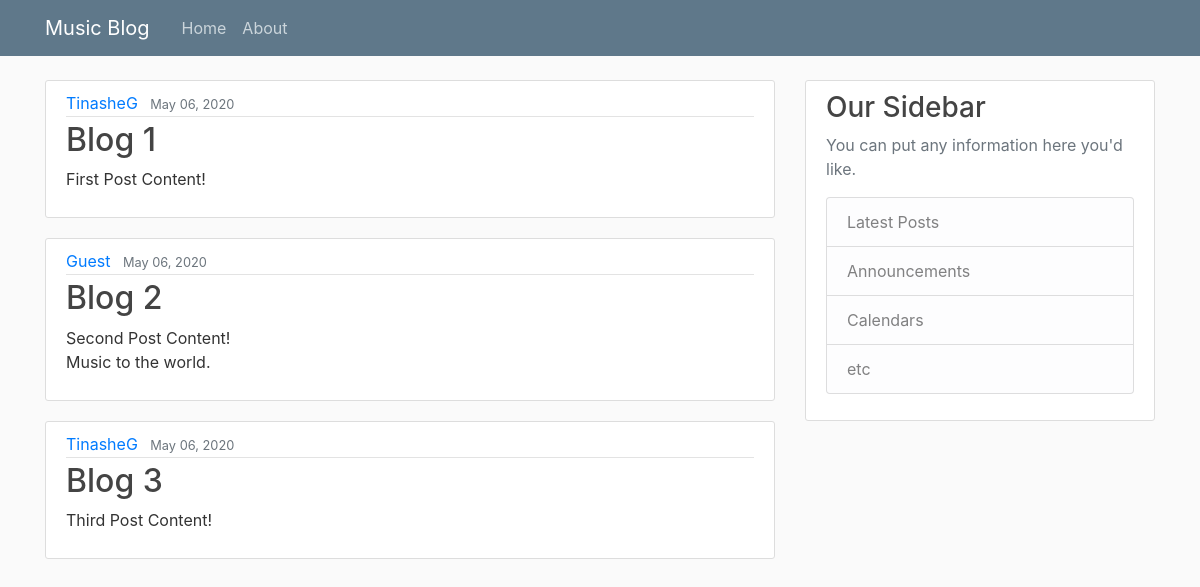
The page / on the database its author committed.
### blog/models.py (models this page shows, shortened)
class Post(models.Model):
    title = models.CharField(max_length=100)
    content = models.TextField()
    date_posted = models.DateTimeField(default=timezone.now)
    author = models.ForeignKey(User, on_delete=models.CASCADE)

### blog/views.py (the view)
# urls.py: 2. Add a URL to urlpatterns:  path('', views.home, name='home')
def home(request):
    context = {
        'posts': Post.objects.all()
    }
    return render(request, 'blog/home.html', context)

### blog/templates/blog/home.html
{% extends "blog/base.html" %}
{% block content %}
    {% for post in posts %}
        <article class="media content-section">
          <div class="media-body">
            <div class="article-metadata">
              <a class="mr-2" href="#">{{ post.author }}</a>
              <small class="text-muted">{{ post.date_posted|date:"F d, Y" }}</small>
            </div>
            <h2><a class="article-title" href="#">{{ post.title }}</a></h2>
            <p class="article-content">{{ post.content }}</p>
          </div>
        </article>
    {% endfor %}
{% endblock content %}

### blog/templates/blog/base.html (shortened to what this page needs)
{% load static %}
<!DOCTYPE html>
<html>
<head>
    <link rel="stylesheet" href="https://maxcdn.bootstrapcdn.com/bootstrap/4.0.0/css/bootstrap.min.css">
    <link rel="stylesheet" type="text/css" href="{% static 'blog/main.css' %}">
</head>
<body>
    <header class="site-header">
      <nav class="navbar navbar-expand-md navbar-dark bg-steel fixed-top">
        <div class="container">
          <a class="navbar-brand mr-4" href="{% url 'blog-home' %}">Music Blog</a>
          <div class="collapse navbar-collapse" id="navbarToggle">
            <div class="navbar-nav mr-auto">
              <a class="nav-item nav-link" href="{% url 'blog-home' %}">Home</a>
              <a class="nav-item nav-link" href="{% url 'blog-about' %}">About</a>
            </div>
          </div>
        </div>
      </nav>
    </header>
    <main role="main" class="container">
      <div class="row">
        <div class="col-md-8">
          {% block content %}{% endblock %}
        </div>
        <div class="col-md-4">
          <div class="content-section">
            <h3>Our Sidebar</h3>
            <p class='text-muted'>You can put any information here you'd like.
              <ul class="list-group">
                <li class="list-group-item list-group-item-light">Latest Posts</li>
                <li class="list-group-item list-group-item-light">Announcements</li>
                <li class="list-group-item list-group-item-light">Calendars</li>
                <li class="list-group-item list-group-item-light">etc</li>
              </ul>
            </p>
          </div>
        </div>
      </div>
    </main>
</body>
</html>

### blog/static/blog/main.css (style rules this page uses)
body { background: #fafafa; color: #333333; margin-top: 5rem; }
h1, h2, h3, h4, h5, h6 { color: #444444; }
ul { margin: 0; }
.bg-steel { background-color: #5f788a; }
.site-header .navbar-nav .nav-link { color: #cbd5db; }
.content-section { background: #ffffff; padding: 10px 20px; border: 1px solid #dddddd; border-radius: 3px; margin-bottom: 20px; }
.article-title { color: #444444; }
.article-content { white-space: pre-line; }
.article-metadata { padding-bottom: 1px; margin-bottom: 4px; border-bottom: 1px solid #e3e3e3 }

### rows shown on the page
Post: author "TinasheG", date_posted "May 06, 2020", title "Blog 1", content "First Post Content!"
Post: author "Guest", date_posted "May 06, 2020", title "Blog 2", content "Second Post Content! Music to the world."
Post: author "TinasheG", date_posted "May 06, 2020", title "Blog 3", content "Third Post Content!"
